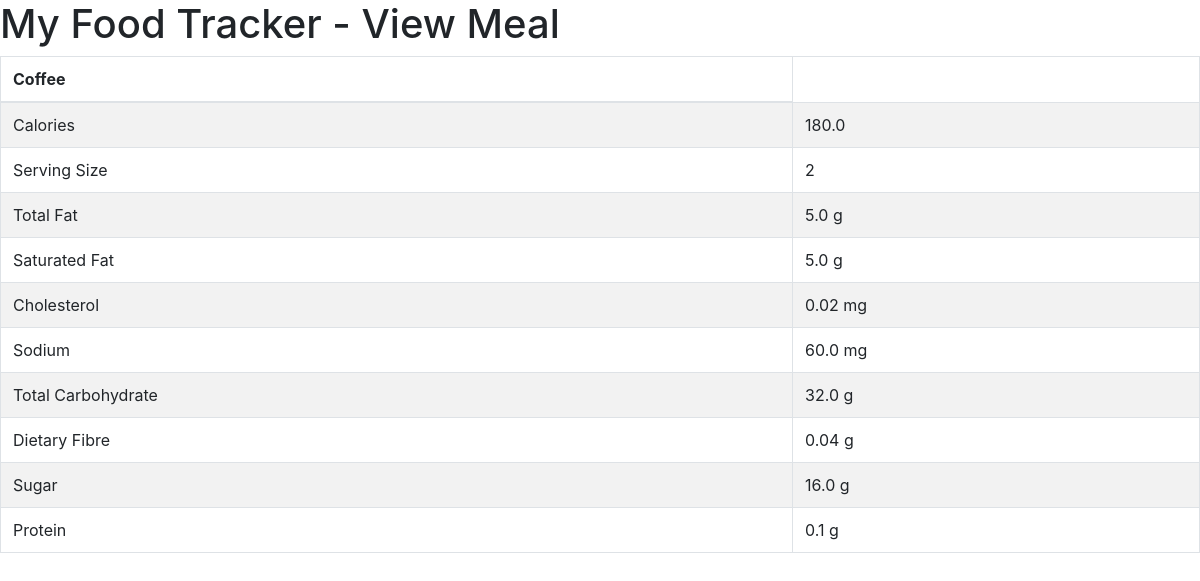
The app's page /view_meal/4 (signed in) with its own data.
### food/models.py (models this page shows, shortened)
class Meal(models.Model):
    BREAKFAST = 1
    MORNING_SNACK = 2
    LUNCH = 3
    AFTERNOON_SNACK = 4
    DINNER = 5
    EVENING_SNACK = 6
    MEAL_TIME_TYPES = (
        (BREAKFAST, "Breakfast"),
        (MORNING_SNACK, "Morning Snack"),
        (LUNCH, "Lunch"),
        (AFTERNOON_SNACK, "Afternoon Snack"),
        (DINNER, "Dinner"),
        (EVENING_SNACK, "Evening Snack")
    )
    food = models.ForeignKey(Food, verbose_name="Food",on_delete = models.CASCADE)
    serving_size = models.IntegerField(verbose_name="Serving Size")
    meal_time = models.IntegerField(verbose_name="Meal Time", choices=MEAL_TIME_TYPES)
    def get_total_calories(self):
        return self.serving_size * self.food.calories
    def get_total_totalfat(self):
        return self.serving_size * self.food.total_fat
    def get_total_saturatedfat(self):
        return self.serving_size * self.food.saturated_fat
    def get_total_cholesterol(self):
        return self.serving_size * self.food.cholesterol
    def get_total_sodium(self):
        return self.serving_size * self.food.sodium
    def get_total_totalcarbohydrate(self):
        return self.serving_size * self.food.total_carbohydrate
    def get_total_dietaryfibre(self):
        return self.serving_size * self.food.dietary_fibre
    def get_total_sugar(self):
        return self.serving_size * self.food.sugar
    def get_total_protein(self):
        return self.serving_size * self.food.protein

class Food(models.Model):
    name = models.CharField(verbose_name="Food Name", max_length=200)
    calories = models.FloatField(verbose_name="Calories (kcal)")
    total_fat = models.FloatField(verbose_name="Total Fat (g)")
    saturated_fat = models.FloatField(verbose_name="Saturated Fat (g)")
    cholesterol = models.FloatField(verbose_name="Cholesterol (mg)")
    sodium = models.FloatField(verbose_name="Sodium (mg)")
    total_carbohydrate = models.FloatField(verbose_name="Total Carbohydrate (g)")
    dietary_fibre = models.FloatField(verbose_name="Dietary Fibre (g)")
    sugar = models.FloatField(verbose_name="Sugar (g)")
    protein = models.FloatField(verbose_name="Protein (g)")
    def __str__(self):
        return "%s" % self.name

### food/views.py (the view)
# urls.py: url(r'^view_meal/(?P<meal_id>\d+)$', view_meal, name='view-meal'),
def view_meal(request, meal_id):
    if request.user.is_authenticated:
        template = "view_meal.html"
        meals = Meal.objects.get(id=int(meal_id))
        context = {
            'meals': meals,
        }
        return render(request, template, context)
    else:
        return HttpResponseRedirect(reverse_lazy('auth_login'))

### templates/view_meal.html (shortened to what this page needs)
<html>
	<head>
		<link rel="stylesheet" href="https://stackpath.bootstrapcdn.com/bootstrap/4.1.0/css/bootstrap.min.css">
	</head>
	<body>
		<h1>My Food Tracker - View Meal</h1>
		<table class="table table-bordered table-striped">
			<thead>
				<tr>
					<th style="text-align:left;">{{ meals.food }}</th>
				</tr>
			</thead>
			<tbody>
				<tr>
					<td>Calories</td>
					<td>{{ meals.get_total_calories }}</td>
				</tr>
				<tr>
					<td>Serving Size</td>
					<td>{{ meals.serving_size }} </td>
				</tr>
				<tr>
					<td>Total Fat</td>
					<td>{{ meals.get_total_totalfat}} g</td>
				</tr>
				<tr>
					<td>Saturated Fat</td>
					<td>{{ meals.get_total_saturatedfat}} g</td>
				</tr>
				<tr>
					<td>Cholesterol</td>
					<td>{{ meals.get_total_cholesterol}} mg</td>
				</tr>
				<tr>
					<td>Sodium</td>
					<td>{{ meals.get_total_sodium}} mg</td>
				</tr>
				<tr>
					<td>Total Carbohydrate</td>
					<td>{{ meals.get_total_totalcarbohydrate}} g</td>
				</tr>
				<tr>
					<td>Dietary Fibre</td>
					<td>{{ meals.get_total_dietaryfibre}} g</td>
				</tr>
				<tr>
					<td>Sugar</td>
					<td>{{ meals.get_total_sugar}} g</td>
				</tr>
				<tr>
					<td>Protein</td>
					<td>{{ meals.get_total_protein}} g</td>
				</tr>
			</tbody>
		</table>
	</body>
</html>

### records on screen
Meal: food "Coffee", get_total_calories "180.0", serving_size "2", get_total_totalfat "5.0", get_total_saturatedfat "5.0", get_total_cholesterol "0.02", get_total_sodium "60.0", get_total_totalcarbohydrate "32.0", get_total_dietaryfibre "0.04", get_total_sugar "16.0", get_total_protein "0.1"
